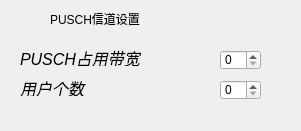
     <widget class="QWidget" name="widget_7" native="true">
      <property name="geometry">
       <rect>
        <x>380</x>
        <y>80</y>
        <width>301</width>
        <height>131</height>
       </rect>
      </property>
      <widget class="QLabel" name="label_17">
       <property name="geometry">
        <rect>
         <x>50</x>
         <y>10</y>
         <width>151</width>
         <height>17</height>
        </rect>
       </property>
       <property name="text">
        <string>PUSCH信道设置</string>
       </property>
      </widget>
      <widget class="QLabel" name="label_51">
       <property name="enabled">
        <bool>true</bool>
       </property>
       <property name="geometry">
        <rect>
         <x>20</x>
         <y>50</y>
         <width>121</width>
         <height>16</height>
        </rect>
       </property>
       <property name="font">
        <font>
         <family>Ubuntu</family>
         <pointsize>12</pointsize>
         <weight>9</weight>
         <italic>true</italic>
         <bold>false</bold>
        </font>
       </property>
       <property name="styleSheet">
        <string notr="true">font: 25 9pt &quot;Ubuntu&quot;;
color: rgb(0, 0, 0);
font: 75 italic 12pt &quot;Ubuntu&quot;;</string>
       </property>
       <property name="text">
        <string>PUSCH占用带宽</string>
       </property>
      </widget>
      <widget class="QLabel" name="label_52">
       <property name="enabled">
        <bool>true</bool>
       </property>
       <property name="geometry">
        <rect>
         <x>20</x>
         <y>80</y>
         <width>121</width>
         <height>16</height>
        </rect>
       </property>
       <property name="font">
        <font>
         <family>Ubuntu</family>
         <pointsize>12</pointsize>
         <weight>9</weight>
         <italic>true</italic>
         <bold>false</bold>
        </font>
       </property>
       <property name="styleSheet">
        <string notr="true">font: 25 9pt &quot;Ubuntu&quot;;
color: rgb(0, 0, 0);
font: 75 italic 12pt &quot;Ubuntu&quot;;</string>
       </property>
       <property name="text">
        <string>用户个数</string>
       </property>
      </widget>
      <widget class="QSpinBox" name="up_pusch">
       <property name="geometry">
        <rect>
         <x>220</x>
         <y>50</y>
         <width>41</width>
         <height>20</height>
        </rect>
       </property>
       <property name="styleSheet">
        <string notr="true">sbackground-color: rgb(255, 255, 255);
color: rgb(0, 0, 0);
font: 25 10pt &quot;Ubuntu&quot;;</string>
       </property>
      </widget>
      <widget class="QSpinBox" name="puschyh">
       <property name="geometry">
        <rect>
         <x>220</x>
         <y>80</y>
         <width>41</width>
         <height>20</height>
        </rect>
       </property>
       <property name="styleSheet">
        <string notr="true">sbackground-color: rgb(255, 255, 255);
color: rgb(0, 0, 0);
font: 25 10pt &quot;Ubuntu&quot;;</string>
       </property>
      </widget>
     </widget>
